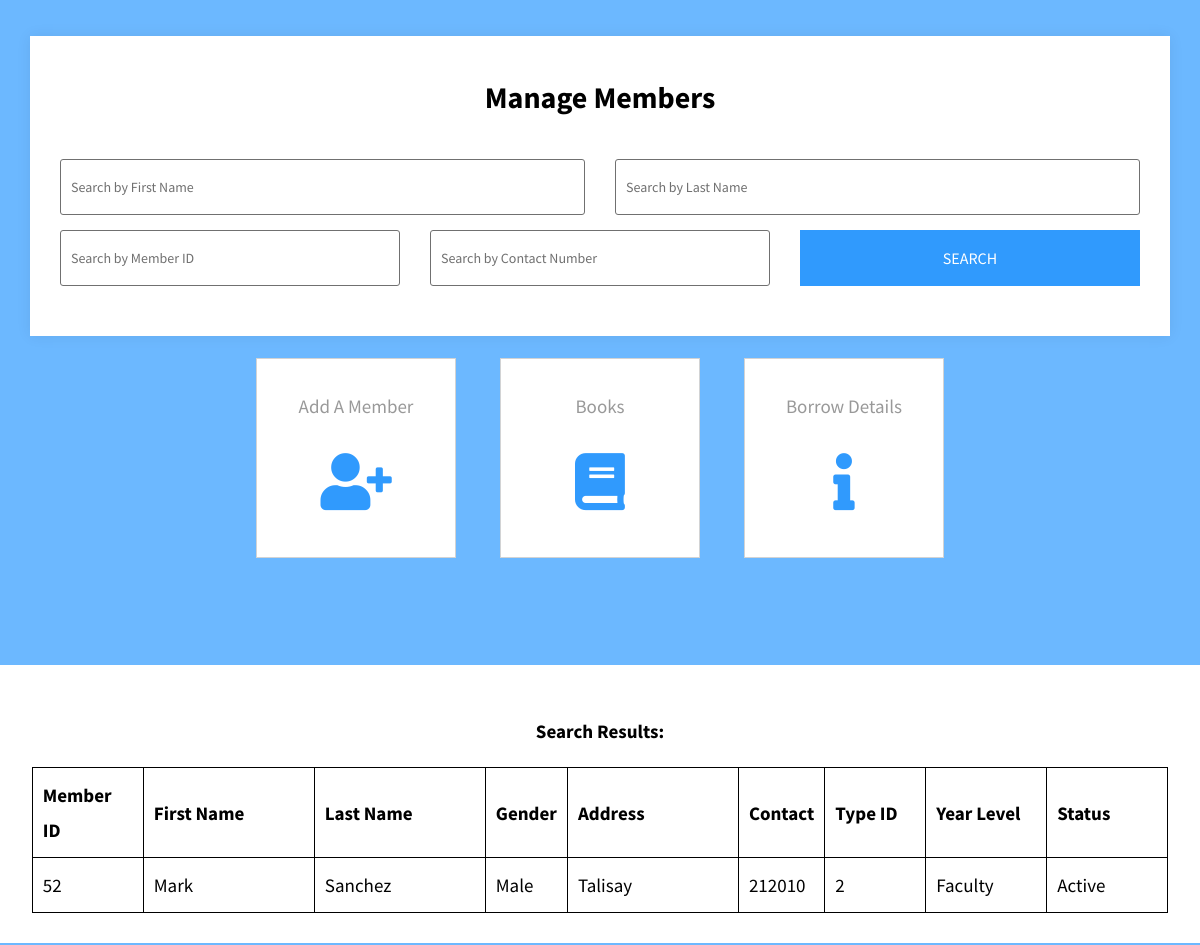
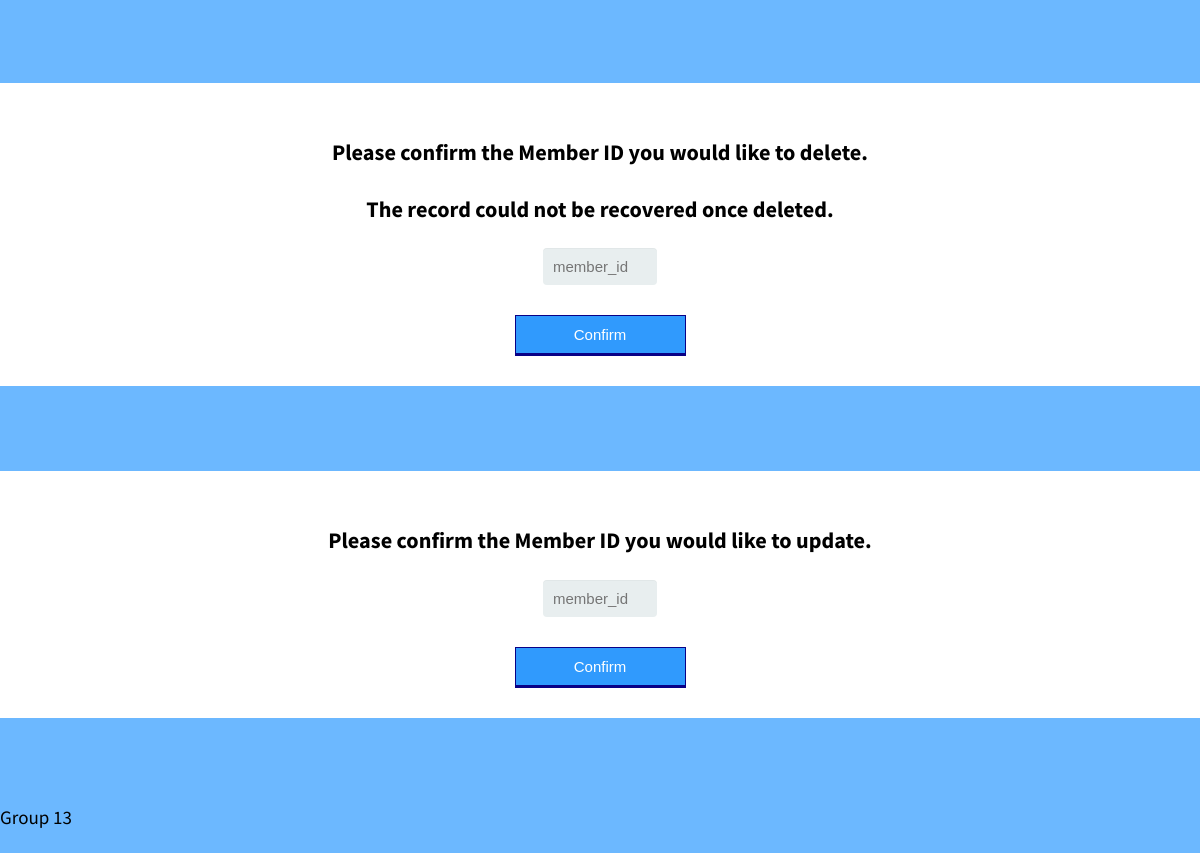
The app's page /COMP1044_CW_G13/functions/member/memberpage.php?first_name=Mark with its own data (2 pictures, top to bottom).
### tables this page shows
CREATE TABLE `member` (
  `member_id` int(4) NOT NULL,
  `firstname` varchar(255) NOT NULL,
  `lastname` varchar(255) NOT NULL,
  `gender` varchar(10) NOT NULL,
  `address` varchar(255) NOT NULL,
  `contact` int(15) NOT NULL,
  `type_id` int(4) NOT NULL,
  `year_level` varchar(15) NOT NULL,
  `status` varchar(10) NOT NULL
);

### COMP1044_CW_G13/functions/member/memberpage.php (the view, shortened to what this page needs)
<!DOCTYPE html>
<html>
	<head>
		<link href="../fontawesome/css/all.min.css" rel="stylesheet">
		<link href="../css/functionbuttons.css" rel="stylesheet" >
		<link href="../css/searchbar.css" rel="stylesheet"/>
		<link href="../css/form2.css" rel="stylesheet"/>
	</head>
<body style="background-color:#6cb8ff;">
    <section class="search-filters">
        <div class="container">
            <div class="filter-box">
                <h3>Manage Members</h3>
                <form action="memberpage.php" id="membersearch" method="get">
                    <div class="col-md-4 col-sm-6">
                        <div class="form-group">
                            <input class="form-control" style="border:1px solid" placeholder="Search by First Name" id="first_name" name="first_name" type="text">
                        </div>
                    </div>
                    <div class="col-md-4 col-sm-6">
                        <div class="form-group">
                            <input class="form-control" style="border:1px solid" placeholder="Search by Last Name" id="last_name" name="last_name" type="text">
                        </div>
                    </div>
                    <div class="col-md-4 col-sm-6" style="width:33.33333333%">
                        <div class="form-group">
                            <input type="number" class="form-control" style="border:1px solid" placeholder="Search by Member ID" id="member_id" name="member_id" type="text">
                        </div>
                    </div>
                    <div class="col-md-4 col-sm-6" style="width:33.33333333%">
                        <div class="form-group">
                            <input type="number" class="form-control" style="border:1px solid" placeholder="Search by Contact Number" id="contact_no" name="contact_no" type="text">
                        </div>
                    </div>
                    <div class="col-md-2 col-sm-6">
                        <div class="form-group">
                            <input class="form-control" type="submit" value="Search">
                        </div>
                    </div>
                </form>
            </div>
        </div>
    </section>
    <div class="tm-container">
        <nav class="tm-main-nav">
            <ul id="inline-popups">
                <li class="tm-nav-item">
                    <a href="add/addmember.html" class="tm-nav-link">
                        Add A Member
                        <i class="fas fa-3x fa-user-plus"></i>
                    </a>
                </li>
                <li class="tm-nav-item">
                    <a href="../book/bookpage.html" class="tm-nav-link">
                        Books
                        <i class="fas fa-3x fa-book"></i>
                    </a>
                </li>
                <li class="tm-nav-item">
                    <a href="../borrowdetails/borrowdetails.php" class="tm-nav-link">
                        Borrow Details
                        <i class="fas fa-3x fa-info"></i>
                    </a>
                </li>
            </ul>
        </nav>
    </div>
    <div class="tm-container" style="margin-top:-50px; background-color:white; padding:30px">
     <?php
        $first_name = '';
        $last_name = '';
        $member_id = '';
        $contact_no = '';
        $servername = "localhost";
        $username = "root";
        $password = "";
        $dbname = "librarydb";
        $conn = new mysqli($servername, $username, $password, $dbname);
        $sql = "SELECT * FROM `member`";
        if (!empty($_GET["first_name"])){
            $first_name = $_GET["first_name"];
        }
        if ($first_name != "" || $last_name != "" || $member_id != "" || $contact_no != ""){
            $sql = $sql . " " . "WHERE";
        }
        if ($first_name != ""){
            $sql = $sql . " " . "firstname = " . "\"" . $first_name . "\"";
        }
        echo "<p><b><center>Search Results:</center></b><p>\n";
        if( !isset($_GET["first_name"]) && !isset($_GET["last_name"]) && !isset($_GET["contact_no"]) && !isset($_GET["member_id"]) ){
            echo "";
        }
        else{
            $result = $conn->query($sql);
            if ($result->num_rows > 0) {
                echo "<table style=\"margin-left:auto;margin-right:auto\">
					<tr>
						<th width='90'>Member ID</th>
						<th width='150'>First Name</th>
						<th width='150'>Last Name</th>
						<th width='50'>Gender</th>
						<th width='150'>Address</th>
						<th width='50'>Contact</th>
						<th width='80'>Type ID</th>
						<th width='100'>Year Level</th>
						<th width='100'>Status</th>
					</tr>";
                while($row = $result->fetch_assoc()) {
                    echo "
						<tr>
							<td width='90' align=center>".$row["member_id"]."</td>
							<td width='150' align=center>".$row["firstname"]."</td>
							<td width='150' align=center>".$row["lastname"]."</td>
							<td width='50' align=center>".$row["gender"]."</td>
							<td width='150' align=center>".$row["address"]."</td>
							<td width='50' align=center>".$row["contact"]."</td>
							<td width='80' align=center>".$row["type_id"]."</td>
							<td width='100' align=center>".$row["year_level"]."</td>
							<td width='100' align=center>".$row["status"]."</td>
						</tr>";
                }
                echo "</table>";
            }
            else {
                echo "<p><center>0 results</center></p>";
            }
        }
    ?>
    </div>
	<div class="tm-container" style="margin-top:-50px; background-color:white; padding:30px">
		<form class="form_style" action="delete/deletem.php">
			<center>
				<h3>Please confirm the Member ID you would like to delete.</h3>
				<h3>The record could not be recovered once deleted.</h3>
				<input type='number' id="member_id" name="member_id" placeholder="member_id" required><br>
				<button type="submitx">Confirm</button>
			</center>
		</form>
	</div>
	<div class="tm-container" style="margin-top:-50px; background-color:white; padding:30px">
		<form class="form_style" action="update/updatemember.php">
			<center>
				<h3>Please confirm the Member ID you would like to update.</h3>
				<input type='number' id="member_id" name="member_id" placeholder="member_id" required><br>
				<button type="submitx">Confirm</button>
			</center>
		</form>
	</div>
	<footer style="position:fixed; bottom:0"><p>Group 13</p></footer>
</body>
</html>

### COMP1044_CW_G13/functions/css/functionbuttons.css (style rules this page uses)
body { font-family: 'Source Sans Pro', sans-serif; font-size: 19px; line-height: 1.8em; overflow-x: hidden; }
div { box-sizing: border-box; }
body, ul { margin: 0; padding: 0; }
a { text-decoration: none; transition: all 0.3s ease; }
.tm-nav-item { list-style: none; margin: 22px; background-color:white; }
.tm-nav-link { display: flex; align-items: center; flex-direction: column; width: 200px; height: 200px; padding: 30px; border: 1px solid #D2D3D4; color: #999; box-sizing: border-box; }
.tm-nav-link i { margin-top: 30px; color: #309AFD; }
.tm-main-nav ul { display: flex; flex-wrap: wrap; margin-left: auto; margin-right: auto; justify-content: center; }
.tm-container { max-width: 1254px; padding-left: 15px; padding-right: 15px; margin: 0 auto 135px; text-align: center; }
.form-control { font-family: 'Source Sans Pro', sans-serif; font-size: 1.2rem; border: 1px solid #D5D6D7; box-sizing: border-box; padding: 15px; width: 100%; }
.form-group { margin-bottom: 25px; }

### COMP1044_CW_G13/functions/css/searchbar.css (style rules this page uses)
.container { margin-top:150px; margin-right: auto; margin-left: auto; padding-left: 15px; padding-right: 15px; }
@media (min-width: 768px) { .container { width: 750px; } }
@media (min-width: 992px) { .container { width: 970px; } }
@media (min-width: 1200px) { .container { width: 1170px; } }
.col-sm-6 { position: relative; min-height: 1px; padding-left: 15px; padding-right: 15px; }
@media (min-width: 768px) { .col-sm-6 { float: left; } }
@media (min-width: 768px) { .col-sm-6 { width: 50%; } }
@media (min-width: 992px) { .col-md-4 { float: left; } }
@media (min-width: 992px) { .col-md-4 { width: 50%; } }
@media (min-width: 992px) { .col-md-2 { width: 33.33333333%; float:right; } }
.form-control { display: block; width: 100%; height: 34px; padding: 6px 12px; font-size: 14px; line-height: 1.42857143; color: #707070; background-color: #fff; background-image: none; border: 1px solid #f4f4f4; border-radius: 3px; -webkit-box-shadow: inset 0 1px 1px rgba(0, 0, 0, 0.075); -moz-box-shadow: inset 0 1px 1px rgba(0, 0, 0, 0.075); box-shadow: inset 0 1px 1px rgba(0, 0, 0, 0.075); -webkit-transition: border-color ease-in-out .15s, box-shadow ease-in-out .15s; -o-transition: border-color ease-in-out .15s, box-shadow ease-in-out .15s; transition: border-color ease-in-out .15s, box-shadow ease-in-out .15s; -moz-transition: border-color ease-in-out .15s, box-shadow ease-in-out .15s 0.3s ease-in-out; -ms-transition: border-color ease-in-out .15s, box-shadow ease-in-out .15s 0.3s ease-in-out; -o-transition: border-color ease-in-out .15s, box-shadow ease-in-out .15s 0.3s ease-in-out; transition: border-color ease-in-out .15s, box-shadow ease-in-out .15s 0.3s ease-in-out; -webkit-transition: border-color ease-in-out .15s, box-shadow ease-in-out .15s 0.3s ease-in-out; }
.form-group { margin-bottom: 15px; }
input[type="submit"].btn-block, .container:before, .container:after, .container-fluid:before, .container-fluid:after { content: " "; display: table; }
.container:after, .container-fluid:after { clear: both; }
input[type="submit"] { border: 0; -webkit-border-radius: 0; -moz-border-radius: 0; border-radius: 0; background-color: #309AFD; color: #fff; font-size: 16px; text-transform: uppercase; -moz-transition: all 0.3s ease-in-out; -ms-transition: all 0.3s ease-in-out; -o-transition: all 0.3s ease-in-out; transition: all 0.3s ease-in-out; -webkit-transition: all 0.3s ease-in-out; }
.form-control { border: 3px solid #f4f4f4; -webkit-box-shadow: none; -moz-box-shadow: none; box-shadow: none; height: 56px; padding: 5px 10px; }
.search-filters { margin-top: -114px; padding: 0; position: relative; z-index: 9; }
.search-filters .filter-box { background-color: #fff; -webkit-box-shadow: 0 0 14px 0 rgba(0, 0, 0, 0.07); -moz-box-shadow: 0 0 14px 0 rgba(0, 0, 0, 0.07); box-shadow: 0 0 14px 0 rgba(0, 0, 0, 0.07); float: left; padding: 44px 15px 35px; width: 100%; }
.search-filters .filter-box h3 { font-size: 30px; margin: 0 0 45px; text-align: center; text-transform: none; }

### COMP1044_CW_G13/functions/member/memberpage.php (style rules this page uses)
table, td, th { border: 1px solid black; text-align: left; border-collapse: collapse; }
th, td { padding: 10px; }

### records on screen
member: member_id "52", firstname "Mark", lastname "Sanchez", gender "Male", address "Talisay", contact "212010", type "2", year_level "Faculty", status "Active"
